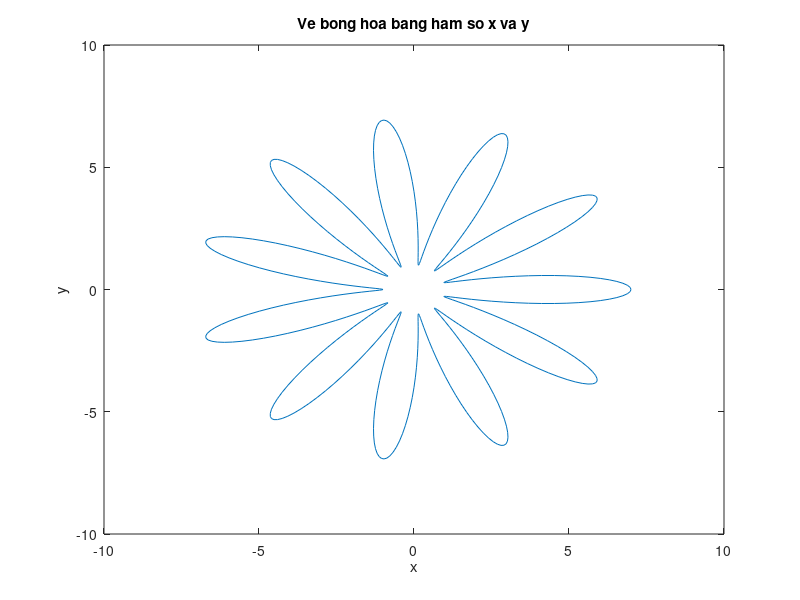

MATLAB code to generate this figure:
clc
clear all
close all
t=0:pi/250:2*pi;
x=[4+3*cos(11*t)].*cos(t);
y=[4+3*cos(11*t)].*sin(t);
plot(x,y)
xlabel('x');
ylabel('y');
title('Ve bong hoa bang ham so x va y')
